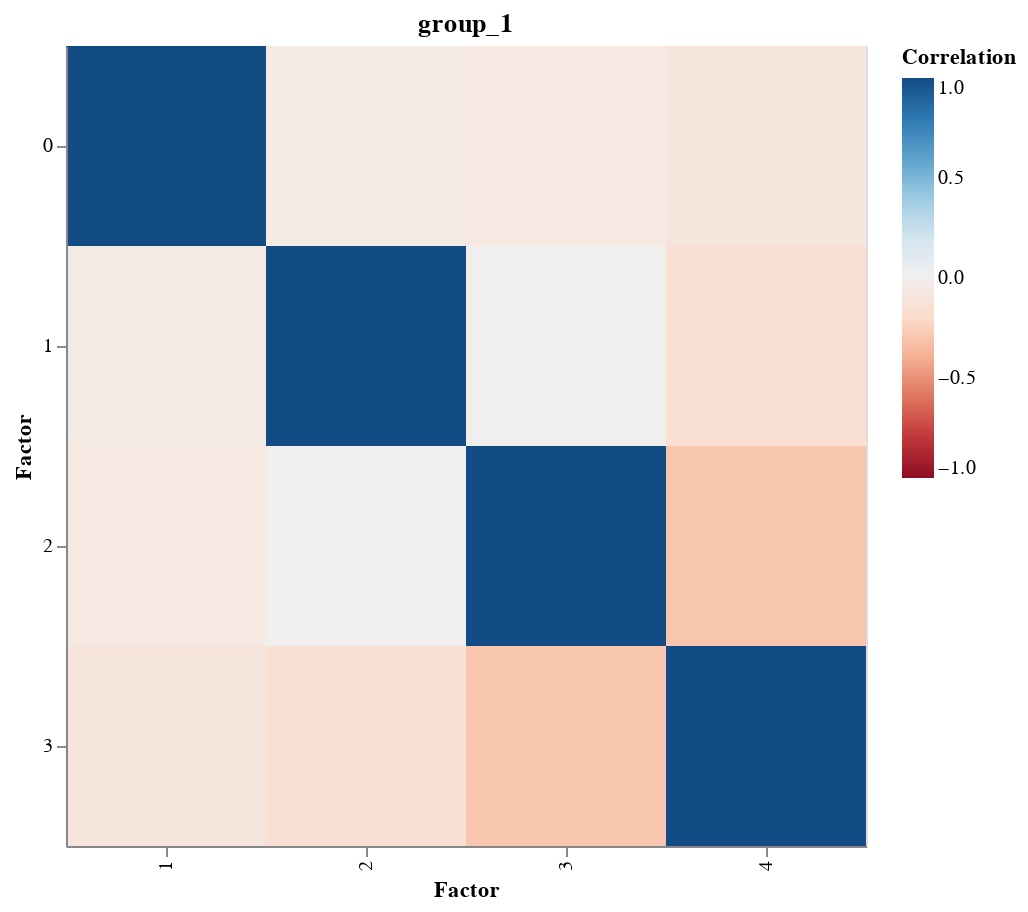

Notebook code cell kept with this figure:
### Code cell
plot_factor_correlation(model)

### Figure 1 — Vega specification as saved in the notebook (floating-point values rounded to 4 significant figures)
{"$schema": "https://vega.github.io/schema/vega/v5.json", "data": [{"name": "source_0", "values": [{"Correlation": 1.0, "Factor1": 1, "Factor2": 0}, {"Correlation": -0.05317, "Factor1": 2, "Factor2": 0}, {"Correlation": -0.0631, "Factor1": 3, "Factor2": 0}, {"Correlation": -0.09597, "Factor1": 4, "Factor2": 0}, {"Correlation": -0.05317, "Factor1": 1, "Factor2": 1}, {"Correlation": 1.0, "Factor1": 2, "Factor2": 1}, {"Correlation": 0.008475, "Factor1": 3, "Factor2": 1}, {"Correlation": -0.1459, "Factor1": 4, "Factor2": 1}, {"Correlation": -0.0631, "Factor1": 1, "Factor2": 2}, {"Correlation": 0.008475, "Factor1": 2, "Factor2": 2}, {"Correlation": 1.0, "Factor1": 3, "Factor2": 2}, {"Correlation": -0.2977, "Factor1": 4, "Factor2": 2}, {"Correlation": -0.09597, "Factor1": 1, "Factor2": 3}, {"Correlation": -0.1459, "Factor1": 2, "Factor2": 3}, {"Correlation": -0.2977, "Factor1": 3, "Factor2": 3}, {"Correlation": 1.0, "Factor1": 4, "Factor2": 3}]}, {"name": "source_0_concat_0_x_domain_Factor1", "values": [{"Factor1": 1}, {"Factor1": 2}, {"Factor1": 3}, {"Factor1": 4}]}, {"name": "source_0_concat_0_y_domain_Factor2", "values": [{"Factor2": 0}, {"Factor2": 1}, {"Factor2": 2}, {"Factor2": 3}]}], "signals": [{"name": "childWidth", "value": 400}], "marks": [{"type": "group", "name": "concat_0_group", "encode": {"update": {"height": {"signal": "height"}, "width": {"signal": "childWidth"}}}, "marks": [{"type": "rect", "name": "concat_0_marks", "from": {"data": "source_0"}, "encode": {"update": {"width": {"signal": "max(0.25, bandwidth('concat_0_x'))"}, "y": {"field": "Factor2", "scale": "concat_0_y"}, "fill": {"field": "Correlation", "scale": "concat_0_color"}, "height": {"signal": "max(0.25, bandwidth('concat_0_y'))"}, "tooltip": {"signal": "{\"Factor1\": format(datum[\"Factor1\"], \"\"), \"Factor2\": format(datum[\"Factor2\"], \"\"), \"Correlation\": format(datum[\"Correlation\"], \"\")}"}, "x": {"field": "Factor1", "scale": "concat_0_x"}}}, "style": ["rect"]}], "axes": [{"scale": "concat_0_x", "grid": false, "labelAngle": 270, "labelBaseline": "middle", "zindex": 1, "labelAlign": "right", "orient": "bottom", "title": "Factor"}, {"scale": "concat_0_y", "zindex": 1, "orient": "left", "grid": false, "title": "Factor"}], "title": {"text": "group_1", "frame": "group"}, "style": "cell", "legends": [{"fill": "concat_0_color", "gradientLength": {"signal": "clamp(height, 64, 200)"}, "title": "Correlation"}]}], "scales": [{"name": "concat_0_x", "type": "band", "domain": {"data": "source_0_concat_0_x_domain_Factor1", "field": "Factor1", "sort": true}, "range": [0, {"signal": "childWidth"}], "paddingOuter": 0, "paddingInner": 0}, {"name": "concat_0_y", "type": "band", "domain": {"data": "source_0_concat_0_y_domain_Factor2", "field": "Factor2", "sort": true}, "range": [0, {"signal": "height"}], "paddingInner": 0, "paddingOuter": 0}, {"name": "concat_0_color", "type": "linear", "domain": [-1, 1], "range": {"scheme": "redblue"}, "zero": true, "interpolate": "hcl"}], "padding": 5, "height": 400, "layout": {"padding": 20, "bounds": "full", "align": "each"}, "background": "white"}
